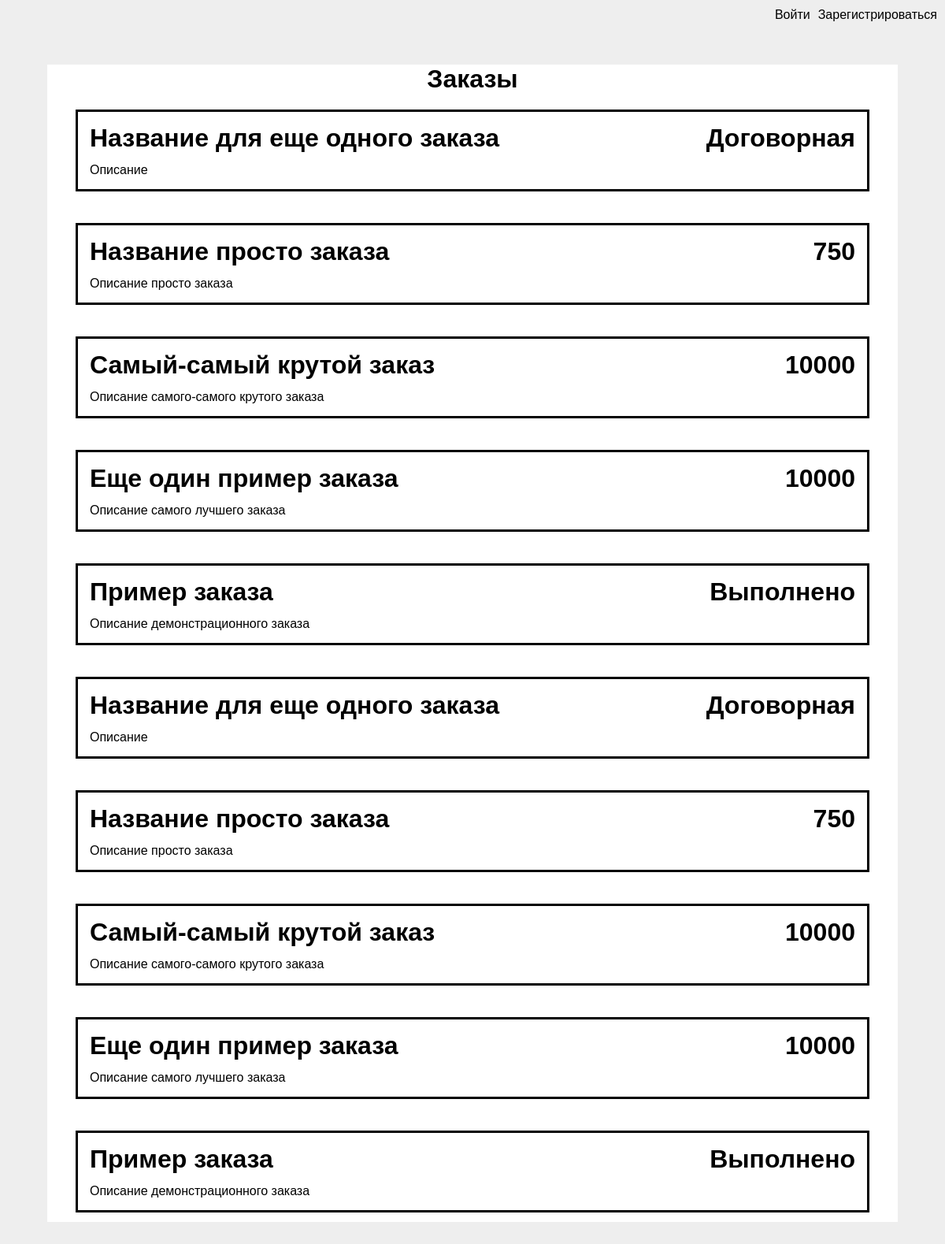
The page / on the database its author committed.
### tables this page shows
CREATE TABLE applications (
id integer primary key autoincrement,
creator_id text not null,
price text not null,
title text not null,
description text,
reviews text,
active text,
responses text
);

### app.py (the view)
@app.route("/", methods=["GET"])
def main():
    db = DataBase()
    apps = [Application(app=i) for i in db.get_applications()]
    user = session.get("user_login", None)
    user = User(login=user) if user else user
    return render_template("main.html", apps=apps, user=user, login_error=request.args.get("login_error", ""))

### database.py (called while the page is built)
    def get_applications(self):
        try:
            self.__cur.execute(
                f"""SELECT MAX(id) FROM applications"""
            )
            cur_id = self.__cur.fetchone()[0]
            res = list()
            while len(res) < 25 and cur_id >= 0:
                try:
                    self.__cur.execute(
                        f"""SELECT * FROM applications WHERE id = {cur_id}""",
                    )
                    res.append(self.__cur.fetchall()[0])
                except:
                    pass
                cur_id -= 1
            return res
        except Exception as e:
            print('Ошибка добавления в БД', e)
            return False

    def get_member(self, expression):
        try:
            self.__cur.execute(f"SELECT * FROM members WHERE {expression}")
            return self.__cur.fetchone()
        except Exception as e:
            print('Ошибка получения члена из БД', e)
            return False

### templates/main.html (shortened to what this page needs)
<!DOCTYPE html>
<html lang="ru">
<head>
    <link rel="stylesheet" type="text/css" href="/static/css/base.css">
</head>
<body>
{% if not user %}
<header>
    <p class="nomain"></p>
    <p class="button_login">Войти</p>
    <p class="button_create_account">Зарегистрироваться</p>
</header>
{% else %}
<header>
    <p class="nomain"></p>
    <p class="button_logout" onclick="javascript:location.href='/profile/{{ user.id }}/';">Профиль</p>
    <p class="button_logout" onclick="javascript:location.href='/logout/';">Выйти</p>
</header>
{% endif %}
<main>
    <link rel="stylesheet" type="text/css" href="/static/css/main.css">
    <h1>Заказы</h1>
    <div class="applications">
        {% for app in apps %}
        <div class="application link" onclick="javascript:location.href='/application/{{ app.id }}/';">
            <div class="top">
                <h1 class="title"><a>{{ app.title }}</a></h1>
                <h1 class="price"> {{ app.price }}</h1>
            </div>
            <div class="description">
                <p>{{ app.description }}</p>
            </div>
        </div>
        {% endfor %}
        {% for app in apps %}
        <div class="application link" onclick="javascript:location.href='/application/{{ app.id }}/';">
            <div class="top">
                <h1 class="title"><a>{{ app.title }}</a></h1>
                <h1 class="price"> {{ app.price }}</h1>
            </div>
            <div class="description">
                <p>{{ app.description }}</p>
            </div>
        </div>
        {% endfor %}
    </div>
</main>
</body>
</html>

### static/css/base.css (style rules this page uses)
html { height: 100%; }
body { height: 100%; margin: 0; background-color: #EEEEEE; display: flex; justify-content: center; align-items: center; font-family: "RobotoFlex Regular", sans-serif; }
.link { cursor: pointer; }

### static/css/main.css (style rules this page uses)
main { width: 90%; height: 90%; background-color: #FFFFFF; display: flex; align-items: center; flex-direction: column; }
.application { border: 3px solid black; width: 90%; height: 200px; margin: 20px; padding: 15px; }
.top { display: flex; justify-content: space-between; height: 50px; }
h1, p { margin: 0; }

### rows shown on the page
applications: title "Название для еще одного заказа", price "Договорная", description "Описание"
applications: title "Название просто заказа", price "750", description "Описание просто заказа"
applications: title "Самый-самый крутой заказ", price "10000", description "Описание самого-самого крутого заказа"
applications: title "Еще один пример заказа", price "10000", description "Описание самого лучшего заказа"
applications: title "Пример заказа", price "Выполнено", description "Описание демонстрационного заказа"
